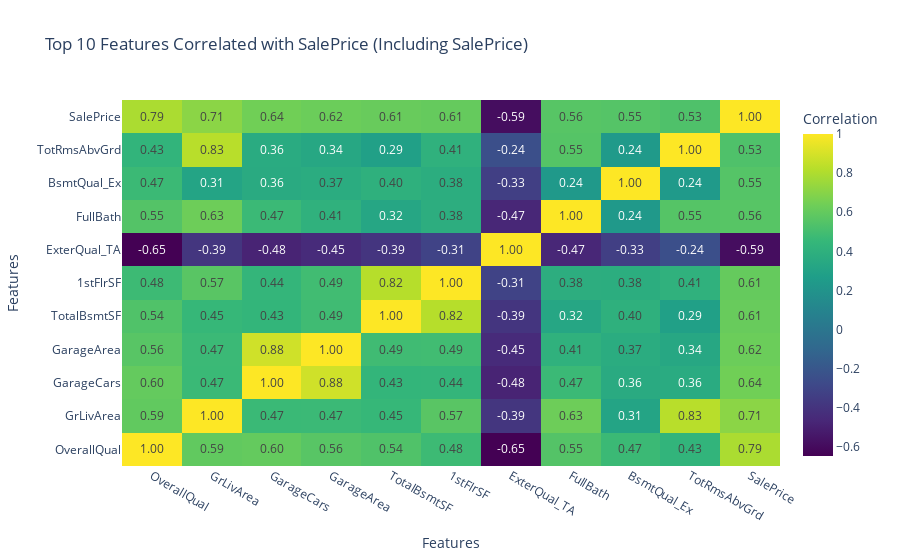

Notebook code cell kept with this figure:
### Code cell
if SHOW_GRAPHS:
    show_top_correlated_features(filtered_data, N)

### Figure 1 — Plotly figure (JSON) as saved in the notebook; plotly's stock layout.template omitted (floating-point values rounded to 4 significant figures)
{"data": [{"colorbar": {"title": {"text": "Correlation"}}, "colorscale": [[0, "#440154"], [0.1111, "#482878"], [0.2222, "#3e4989"], [0.3333, "#31688e"], [0.4444, "#26828e"], [0.5556, "#1f9e89"], [0.6667, "#35b779"], [0.7778, "#6ece58"], [0.8889, "#b5de2b"], [1, "#fde725"]], "hoverinfo": "none", "text": [["1.00", "0.59", "0.60", "0.56", "0.54", "0.48", "-0.65", "0.55", "0.47", "0.43", "0.79"], ["0.59", "1.00", "0.47", "0.47", "0.45", "0.57", "-0.39", "0.63", "0.31", "0.83", "0.71"], ["0.60", "0.47", "1.00", "0.88", "0.43", "0.44", "-0.48", "0.47", "0.36", "0.36", "0.64"], ["0.56", "0.47", "0.88", "1.00", "0.49", "0.49", "-0.45", "0.41", "0.37", "0.34", "0.62"], ["0.54", "0.45", "0.43", "0.49", "1.00", "0.82", "-0.39", "0.32", "0.40", "0.29", "0.61"], ["0.48", "0.57", "0.44", "0.49", "0.82", "1.00", "-0.31", "0.38", "0.38", "0.41", "0.61"], ["-0.65", "-0.39", "-0.48", "-0.45", "-0.39", "-0.31", "1.00", "-0.47", "-0.33", "-0.24", "-0.59"], ["0.55", "0.63", "0.47", "0.41", "0.32", "0.38", "-0.47", "1.00", "0.24", "0.55", "0.56"], ["0.47", "0.31", "0.36", "0.37", "0.40", "0.38", "-0.33", "0.24", "1.00", "0.24", "0.55"], ["0.43", "0.83", "0.36", "0.34", "0.29", "0.41", "-0.24", "0.55", "0.24", "1.00", "0.53"], ["0.79", "0.71", "0.64", "0.62", "0.61", "0.61", "-0.59", "0.56", "0.55", "0.53", "1.00"]], "texttemplate": "%{text}", "type": "heatmap", "x": ["OverallQual", "GrLivArea", "GarageCars", "GarageArea", "TotalBsmtSF", "1stFlrSF", "ExterQual_TA", "FullBath", "BsmtQual_Ex", "TotRmsAbvGrd", "SalePrice"], "y": ["OverallQual", "GrLivArea", "GarageCars", "GarageArea", "TotalBsmtSF", "1stFlrSF", "ExterQual_TA", "FullBath", "BsmtQual_Ex", "TotRmsAbvGrd", "SalePrice"], "z": [[1, 0.593, 0.6007, 0.562, 0.5378, 0.4762, -0.6462, 0.5506, 0.4708, 0.4275, 0.791], [0.593, 1, 0.4672, 0.469, 0.4549, 0.566, -0.3861, 0.63, 0.31, 0.8255, 0.7086], [0.6007, 0.4672, 1, 0.8825, 0.4346, 0.4393, -0.4818, 0.4697, 0.3564, 0.3623, 0.6404], [0.562, 0.469, 0.8825, 1, 0.4867, 0.4898, -0.4453, 0.4057, 0.3702, 0.3378, 0.6234], [0.5378, 0.4549, 0.4346, 0.4867, 1, 0.8195, -0.3904, 0.3237, 0.4032, 0.2856, 0.6136], [0.4762, 0.566, 0.4393, 0.4898, 0.8195, 1, -0.3128, 0.3806, 0.3774, 0.4095, 0.6059], [-0.6462, -0.3861, -0.4818, -0.4453, -0.3904, -0.3128, 1, -0.4663, -0.3332, -0.2425, -0.589], [0.5506, 0.63, 0.4697, 0.4057, 0.3237, 0.3806, -0.4663, 1, 0.2374, 0.5548, 0.5607], [0.4708, 0.31, 0.3564, 0.3702, 0.4032, 0.3774, -0.3332, 0.2374, 1, 0.2406, 0.5531], [0.4275, 0.8255, 0.3623, 0.3378, 0.2856, 0.4095, -0.2425, 0.5548, 0.2406, 1, 0.5337], [0.791, 0.7086, 0.6404, 0.6234, 0.6136, 0.6059, -0.589, 0.5607, 0.5531, 0.5337, 1]]}], "layout": {"title": {"text": "Top 10 Features Correlated with SalePrice (Including SalePrice)"}, "xaxis": {"tickmode": "array", "ticktext": ["OverallQual", "GrLivArea", "GarageCars", "GarageArea", "TotalBsmtSF", "1stFlrSF", "ExterQual_TA", "FullBath", "BsmtQual_Ex", "TotRmsAbvGrd", "SalePrice"], "tickvals": [0, 1, 2, 3, 4, 5, 6, 7, 8, 9, 10], "title": {"text": "Features"}}, "yaxis": {"tickmode": "array", "ticktext": ["OverallQual", "GrLivArea", "GarageCars", "GarageArea", "TotalBsmtSF", "1stFlrSF", "ExterQual_TA", "FullBath", "BsmtQual_Ex", "TotRmsAbvGrd", "SalePrice"], "tickvals": [0, 1, 2, 3, 4, 5, 6, 7, 8, 9, 10], "title": {"text": "Features"}}}}
